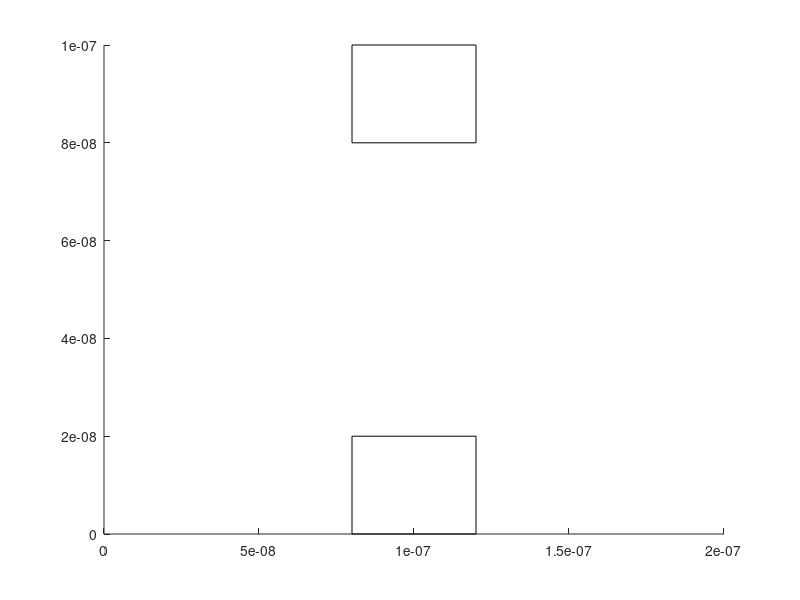
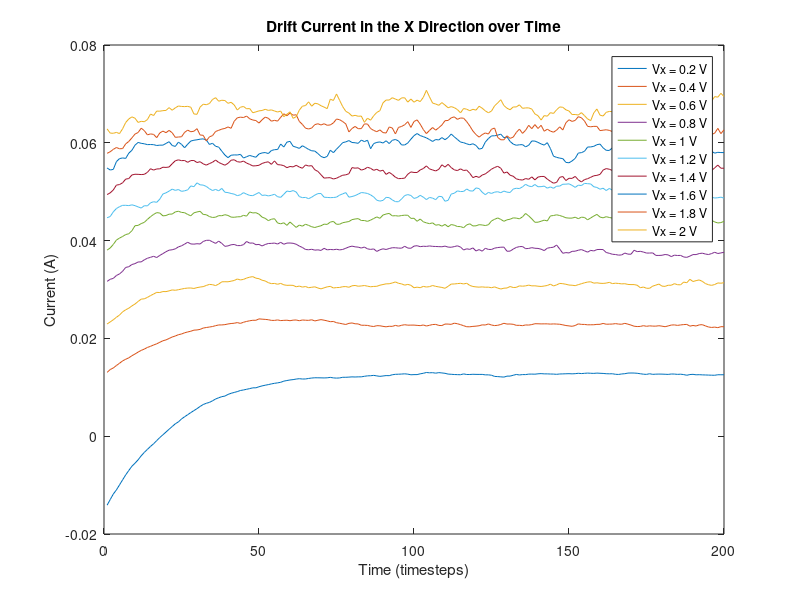
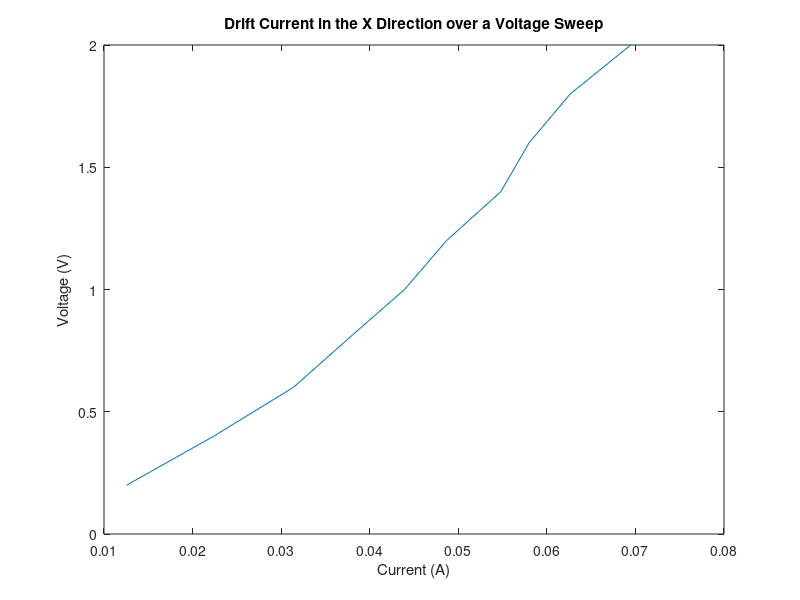

Recreate these plots in MATLAB, in order.
clear
m0 = 9.1093837015E-31;
mn = 0.26*m0;
T = 300;
kB = 1.38064852E-23;
tmn = 0.2E-12;
q = 1.60217662E-19;

vth = ((2*kB*T)/mn)^0.5; %thermal velocity

mfp = vth*tmn; %mean free path

v = vth;

% Vx = 0.8;

xmax = 200E-9; %max positions
L =xmax;
ymax = 100E-9;
W = ymax;

Np = 10000; % # particles, want 1000-10000
Nplot = 10;

Px = xmax*rand(Np,1);
vx = v*(randn(Np,1)-0.5);
% vacc = sqrt((2*q*V)/mn);

Py = ymax*rand(Np,1);
vy = v*(randn(Np,1)-0.5); %initial velocities

E_conc = 1E19; % electron concentration in m^−2
A = ymax; % cross-sectional area in m^2
% I = E_conc*A*vx*q; % drift current calculation

dt = 0.01*(ymax/v); %time step

tstop = 200; %simulation time

I = zeros(tstop,1);

Ppx = Px; %previous postions
Ppy = Py;


% figure(1)
% xlabel('X (m)')
% ylabel('Y (m)')
% hold on
% axis([0 xmax 0 ymax]);


b1 = 1; %turning on regular box
b2 = 0; %turning on more narrow box
b3 = 0; %turning on most narrow box

if b1 == 1
    bb1 = rectangle('Position',[0.8E-7,0,0.4E-7,0.2E-7]); %box1 position (bottom)
    tb1 = rectangle('Position',[0.8E-7,0.8E-7,0.4E-7,0.2E-7]); %box1 position (top)
    
    inbox = Px > 0.8E-7 & Px < 1.2E-7 & (Py < 0.2E-7 | Py > 0.8E-7);
    while sum(inbox) > 0
        Px(inbox) = rand(sum(inbox),1)*xmax;
        Py(inbox) = rand(sum(inbox),1)*ymax;
        inbox = Px > 0.8E-7 & Px < 1.2E-7 & (Py < 0.2E-7 | Py > 0.8E-7);
    end
end

if b2 == 1
    bb2 = rectangle('Position',[0.8E-7,0,0.4E-7,0.45E-7]); %box2 position (bottom)
    tb2 = rectangle('Position',[0.8E-7,0.55E-7,0.4E-7,0.45E-7]); %box2 position (top)
    
    inbox = Px > 0.8E-7 & Px < 1.2E-7 & (Py < 0.45E-7 | Py > 0.55E-7);
    while sum(inbox) > 0
        Px(inbox) = rand(sum(inbox),1)*xmax;
        Py(inbox) = rand(sum(inbox),1)*ymax;
        inbox = Px > 0.8E-7 & Px < 1.2E-7 & (Py < 0.45E-7 | Py > 0.55E-7);
    end
end

if b3 == 1
    bb3 = rectangle('Position',[0.8E-7,0,0.4E-7,0.49E-7]); %box3 position (bottom)
    tb3 = rectangle('Position',[0.8E-7,0.51E-7,0.4E-7,0.49E-7]); %box3 position (top)
    
    inbox = Px > 0.8E-7 & Px < 1.2E-7 & (Py < 0.49E-7 | Py > 0.51E-7);
    while sum(inbox) > 0
        Px(inbox) = rand(sum(inbox),1)*xmax;
        Py(inbox) = rand(sum(inbox),1)*ymax;
        inbox = Px > 0.8E-7 & Px < 1.2E-7 & (Py < 0.49E-7 | Py > 0.51E-7);
    end
end


nx = 20;
ny = 20;

V = zeros(nx,ny);
G = sparse(ny*nx,ny*nx);
F = zeros(ny*nx,1);
Cond = 1; %conductivity outside the boxes


CondBox = 10^-2; %conductivity inside the boxes
for i = 1:nx
    for j = 1:ny
        
        l = (L/nx)*i;
        w = (W/ny)*j;
        
        if l > 0.8E-7 && l < 1.2E-7 && (w > 0.8E-7 || w < 0.2E-7) && b1 == 1
            C(i,j) = CondBox;
        elseif l > 0.8E-7 && l < 1.2E-7 && (w > 0.55E-7 || w < 0.45E-7) && b2 == 1
            C(i,j) = CondBox;
        elseif l > 0.8E-7 && l < 1.2E-7 && (w > 0.51E-7 || w < 0.49E-7) && b3 == 1
            C(i,j) = CondBox;
        else
            C(i,j) = Cond;
        end
    end
end


case1 = 1; %keep equal to 1 for pt. 2

%for Vx = 0.1:0.1:10 %adding the voltage sweep
for v = 1:10 %adding the voltage sweep
    Vx(v) = v*0.2;
    for i = 1:nx
        for j = 1:ny
            n = j + (i-1)*ny; %mapping equation
            
            if i == 1
                F(n) = Vx(v);
                G(n,n) = C(i,j);
            elseif i == nx
                if case1 == 1
                    F(n) = 0;
                    G(n,n) = C(i,j);
                else
                    F(n) = Vx(v);
                    G(n,n) = C(i,j);
                end
            elseif j == 1
                if case1 == 1
                    F(n) = 0;
                    nxm = j + ((i-1)-1)*ny; %(i-1,j)
                    nxp = j + ((i+1)-1)*ny; %(i+1,j)
                    nyp = (j+1) + (i-1)*ny; %(i,j+1)
                    G(n,n) = -(C(i-1,j) + C(i+1,j) + C(i,j+1));
                    G(n,nxm) = C(i-1,j);
                    G(n,nxp) = C(i+1,j);
                    G(n,nyp) = C(i,j+1);
                else
                    F(n) = 0;
                    G(n,n) = C(i,j);
                end
            elseif j == ny
                if case1 == 1
                    F(n) = 0;
                    nxm = j + ((i-1)-1)*ny; %(i-1,j)
                    nxp = j + ((i+1)-1)*ny; %(i+1,j)
                    nym = (j-1) + (i-1)*ny; %(i,j-1)
                    G(n,n) = -(C(i-1,j) + C(i+1,j) + C(i,j-1));
                    G(n,nxm) = C(i-1,j);
                    G(n,nxp) = C(i+1,j);
                    G(n,nym) = C(i,j-1);
                else
                    F(n) = 0;
                    G(n,n) = C(i,j);
                end
                
            else
                nxm = j + ((i-1)-1)*ny; %(i-1,j)
                nxp = j + ((i+1)-1)*ny; %(i+1,j)
                nym = (j-1) + (i-1)*ny; %(i,j-1)
                nyp = (j+1) + (i-1)*ny; %(i,j+1)
                
                G(n,n) = -(C(i-1,j) + C(i+1,j) + C(i,j-1) + C(i,j+1));
                G(n,nxm) = C(i-1,j);
                G(n,nxp) = C(i+1,j);
                G(n,nym) = C(i,j-1);
                G(n,nyp) = C(i,j+1);
                
            end
        end
    end
    
    
    axis([0 L 0 W]);
    
    M = G\F;
    for i = 1:nx
        for j = 1:ny
            n = j + (i-1)*ny;
            V(i,j) = M(n);
        end
    end
    
    
    a = ymax;
    b = xmax/2;
    x = linspace(-b,b,nx);
    y = linspace(0,a,ny);
    
    % figure(2)
    % [Gy,Gx] = meshgrid(x,y);
    % surf(Gy,Gx,V)
    % title('Surface Potential Plot')
    % xlabel('Y')
    % ylabel('X')
    % zlabel('V(x,y)')
    
    
    [Ey, Ex] = gradient(V); %plotting gradient
    
    dx = xmax/nx;
    dy = ymax/ny;
    
    Ex = -Ex/dx;
    Ey = -Ey/dy;
    
    % figure(3)
    % quiver(-Ex',-Ey',10) %vector arrows
    % title('Electric Field Gradient')
    % xlabel('X')
    % ylabel('Y')
    
    
    
    lx = linspace(0,xmax,nx);
    ly = linspace(0,ymax,ny);
    
    [LX,LY] = meshgrid(lx,ly);
    
    
    c = hsv(Nplot);
    
    
    
    for i = 1:tstop
        Ppx = Px;
        Ppy = Py;
        
        Px = Px + vx*dt;
        Py = Py + vy*dt;
        
        
        xBC = 1; %x boundary conditions ON
        %xBC = 0; %x boundary conditions OFF
        
        if xBC == 1
            ix1 = Px < 0;
            Px(ix1) = Px(ix1) + xmax;
            Ppx(ix1) = Ppx(ix1) + xmax;
            NumPartLeft = sum(ix1);
            
            ix2 = Px > xmax;
            Px(ix2) = Px(ix2) - xmax;
            Ppx(ix2) = Ppx(ix2) - xmax;
            NumPartRight = sum(ix2);
        elseif xBC == 0
            ix1 = Px < 0;
            Px(ix1) = Px(ix1);
            Ppx(ix1) = Ppx(ix1);
            
            ix2 = Px > xmax;
            Px(ix2) = Px(ix2);
            Ppx(ix2) = Ppx(ix2);
        end
        
        iy1 = Py < 0 | Py > ymax;
        vy(iy1) = -vy(iy1);
        
        
        scatter = 1; %scattering is ON
        %scatter = 0; %scattering is OFF
        
        if scatter == 1
            Psc = 1 - exp(-(dt/tmn));
        elseif scatter == 0
            Psc = 0;
        end
        
        std = sqrt((kB*T)/mn);
        
        Ex_p= interp2(LX,LY,Ex.',Ppx, Ppy);
        Ey_p= interp2(LX,LY,Ey.',Ppx, Ppy);
        Ex_p(isnan(Ex_p)) = 0;
        Ey_p(isnan(Ey_p)) = 0;
        
        Fx = Ex_p*q;
        Fy = Ey_p*q;
        ax = Fx/mn;
        ay = Fy/mn;
        
        
        isc = Psc > rand(Np,1);
        vx = vx + ax*dt;
        vy = vy + ay*dt;
        Px = Px + vx*dt + 0.5*ax*(dt)^2;
        Py = Py + vy*dt + 0.5*ay*(dt)^2;
        vx(isc) = randn(sum(isc),1)*std;
        vy(isc) = randn(sum(isc),1)*std;
        
        
        if b1 == 1
            in_bot_box = Px > 0.8E-7 & Px < 1.2E-7 & Py < 0.2E-7; %in bottom box
        elseif b2 == 1
            in_bot_box = Px > 0.8E-7 & Px < 1.2E-7 & Py < 0.45E-7;
        elseif b3 == 1
            in_bot_box = Px > 0.8E-7 & Px < 1.2E-7 & Py < 0.49E-7;
        end
        
        LorR = Ppx < 0.8E-7 | Ppx > 1.2E-7; %coming from L or R
        Px(in_bot_box & LorR) = Ppx(in_bot_box & LorR);
        vx(in_bot_box & LorR) = -vx(in_bot_box & LorR);
        Py(in_bot_box & ~LorR) = Ppy(in_bot_box & ~LorR);
        vy(in_bot_box & ~LorR) = -vy(in_bot_box & ~LorR);
        
        
        if b1 == 1
            in_top_box = Px > 0.8E-7 & Px < 1.2E-7 & Py > 0.8E-7; %in top box
        elseif b2 == 1
            in_top_box = Px > 0.8E-7 & Px < 1.2E-7 & Py > 0.55E-7;
        elseif b3 == 1
            in_top_box = Px > 0.8E-7 & Px < 1.2E-7 & Py > 0.51E-7;
        end
        
        LorR = Ppx < 0.8E-7 | Ppx > 1.2E-7; %coming from L or R
        Px(in_top_box & LorR) = Ppx(in_top_box & LorR);
        vx(in_top_box & LorR) = -vx(in_top_box & LorR);
        Py(in_top_box & ~LorR) = Ppy(in_top_box & ~LorR);
        vy(in_top_box & ~LorR) = -vy(in_top_box & ~LorR);
        
        
        
%         figure(1)
%         xlabel('X (m)')
%         ylabel('Y (m)')
%         hold on
%         axis([0 xmax 0 ymax]);
%         
%         for j = 1:Nplot
%             plot([Ppx(j),Px(j)]',[Ppy(j),Py(j)]','color',c(j,:));
%         end
        
        
        vavg = mean(sqrt(vx.^2 + vy.^2)); %average velocity
        
        TSi = ((vavg.^2)*mn)/(2*kB); %temperature of the Si semiconductor
        
        DirectionOverTime = (NumPartRight - NumPartLeft)/dt;
        
        I(i,v) = E_conc*A*mean(vx)*q; % drift current calculation
%         I(i,v) = E_conc*q*DirectionOverTime; % updated drift current calculation
        
        pause(0.001)
    end
end

hold off


Total_I = sum(I);
avg_I = Total_I/tstop;


figure(2)
plot(I)
title('Drift Current in the X Direction over Time')
xlabel('Time (timesteps)')
ylabel('Current (A)')
legend('Vx = 0.2 V','Vx = 0.4 V','Vx = 0.6 V','Vx = 0.8 V','Vx = 1 V','Vx = 1.2 V','Vx = 1.4 V','Vx = 1.6 V','Vx = 1.8 V','Vx = 2 V')


figure(3)
plot(I(200,:),Vx)
title('Drift Current in the X Direction over a Voltage Sweep')
ylabel('Voltage (V)')
xlabel('Current (A)')

% figure(4)
% P = polyfit(Vx,I(200,:),1);
% yfit = P(1)*x;
% plot(Vx,yfit,'r-.');

R3 = 33.29;
